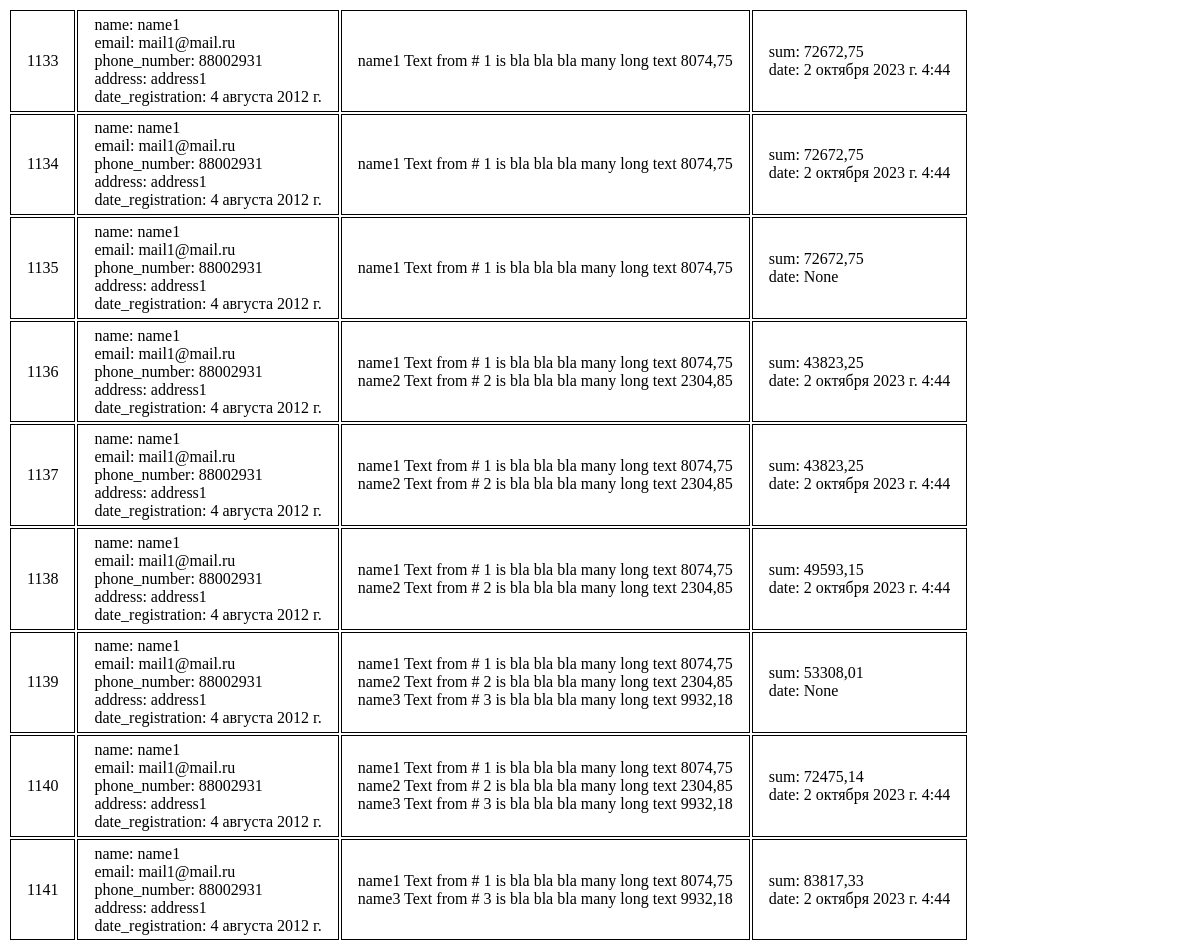
Before: /orders/30 with the older database file.
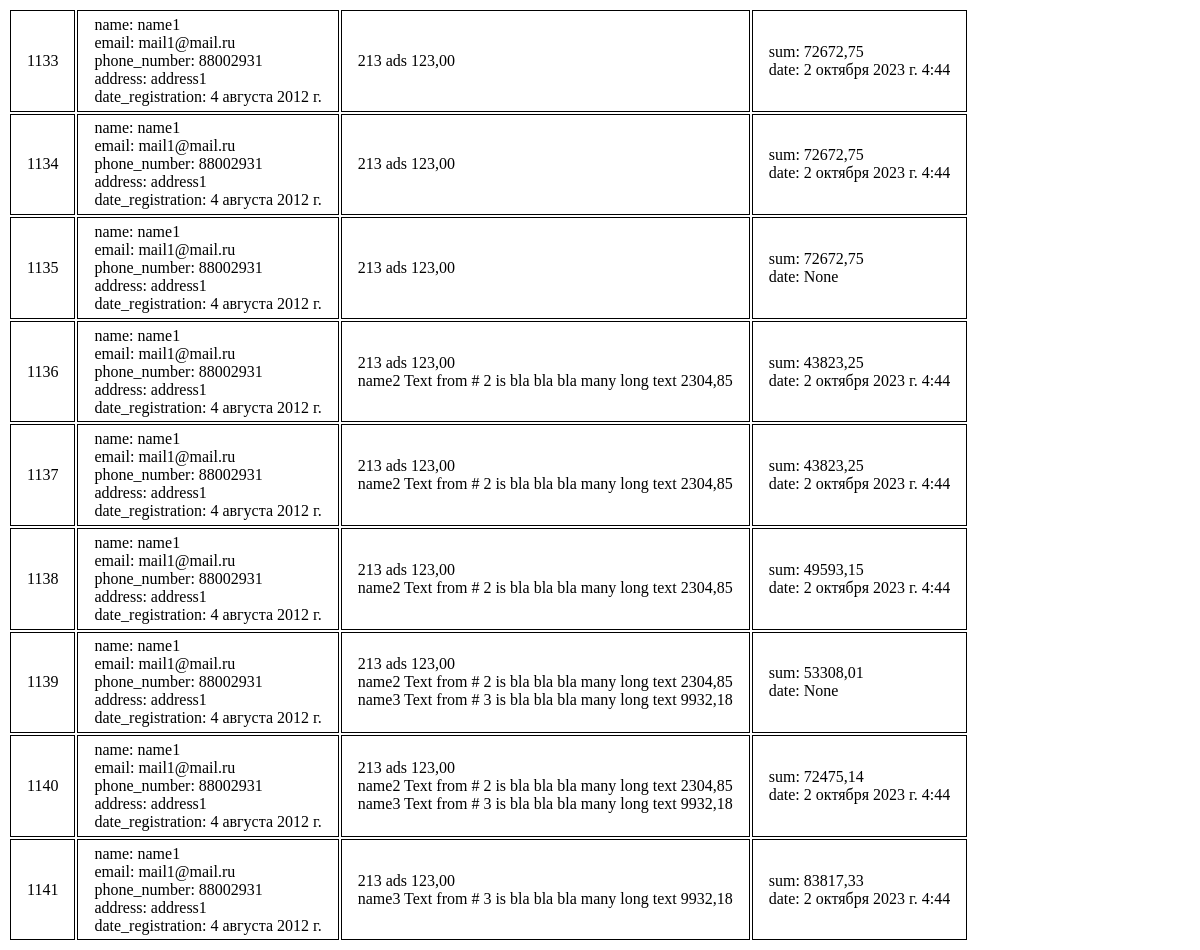
After: the same page with the newer database file.
### myapp/models.py (models this page shows)
class Product(models.Model):
    name = models.CharField(max_length=100)
    description = models.CharField(max_length=300)
    price = models.DecimalField(max_digits=8, decimal_places=2)
    count = models.IntegerField(default=0)
    date_add = models.DateField()
    image = models.ImageField(null=True, blank=True, upload_to='image/')

### myapp/views.py (the view)
# urls.py: path('orders/<int:client_id>', views.get_orders, name='get_orders'),
def get_orders(request, client_id):
    orders = Order.objects.filter(client_id=client_id)
    context = {
        'orders': orders,
    }
    return render(request, 'myapp/orders.html', context=context)

### myapp/templates/myapp/orders.html (shortened to what this page needs)
{% extends 'myapp/base.html' %}
{% block content %}
<table>
    {% for item in orders %}
    <tr style="border: 1px solid black;">
        <td style="border: 1px solid black; padding: .3em 1em; ">
            {{ item.id}}
        </td>
        <td style="border: 1px solid black; padding: .3em 1em; ">
            name: {{ item.client_id.name}}<br>
            email: {{ item.client_id.email}}<br>
            phone_number: {{ item.client_id.phone_number}}<br>
            address: {{ item.client_id.address}}<br>
            date_registration: {{ item.client_id.date_registration}}
        </td>
        <td style="border: 1px solid black; padding: .3em 1em; ">
            {% for product in item.products.all %}
            {{ product.name }} {{ product.description }} {{ product.price }}<br>
            {% endfor %}
        </td>
        <td style="border: 1px solid black; padding: .3em 1em; ">
            sum: {{ item.sum}}<br>
            date: {{ item.date}}
        </td>
    </tr>
    {% endfor %}
</table>
{% endblock %}

Changed rows visible on the page:
changed Product: name "name1" → "213"; description "Text from # 1 is bla bla bla many long text" → "ads"; price "8074,75" → "123,00"
